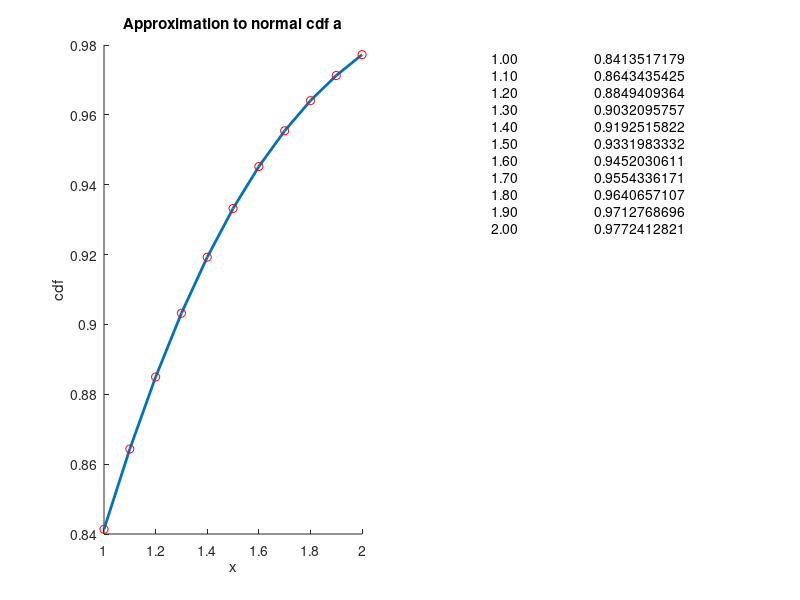

This figure's MATLAB source:

clear all
close all
clc

format long
% main computation
y = 1:0.1:2 ;
b = 0.332672527;
a1= 0.17401209;
a2=-0.04793922;
a3= 0.373927817;
t = 1./(1 + b.*y);
phi = 1 - (a1.*t+a2.*t.^2+a3.*t.^3).*exp(-y.*y/2);

% output
disp(' ') ;
disp('Estimation Points')
disp(y)
disp('Estimated Normal CDF')
disp(phi)

subplot(1,2,1)
hold on
plot(y,phi,'LineWidth',2);
xlabel('x')
ylabel('cdf')
title('Approximation to normal cdf a')
scatter(y,phi,'r','o')
hold off

subplot(1,2,2)
axis off
hold on
w1=num2str(y','%10.2f');
w2=num2str(phi','%11.10f');
text(0.1,0.8,w1)
text(0.5,0.8,w2)
hold off
